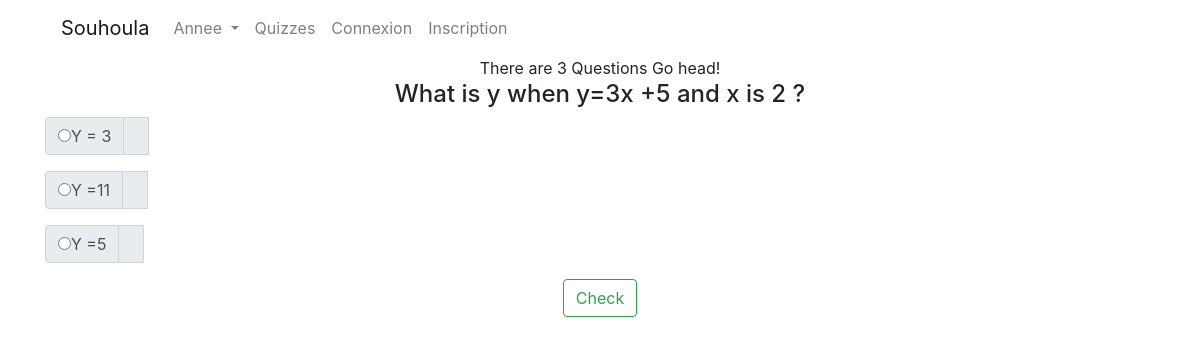
Page /quizzes/quiz-equations/ on the committed database.
### quizzes/models.py (models this page shows, shortened)
class Question(models.Model):
    QUESTIONS_TYPE=(
        ('qcm',"Choix Multiple"),
        ("tf","Faux ou Vrais"),
        ("text","Reponse a text"),
    )
    quiz = models.ForeignKey(Quiz,on_delete=models.CASCADE,related_name="related_question")
    order = models.IntegerField(default=0)
    question_type = models.CharField(max_length=20,choices=QUESTIONS_TYPE)
    question_text = models.TextField()
    def __str__(self):
        return "{} ?".format(self.question_text)

class Answer(models.Model):
    question= models.ForeignKey(Question,on_delete=models.CASCADE,related_name="related_answer")
    answer_text=models.CharField(max_length=200)
    correct = models.BooleanField(default = False)

### quizzes/views.py (the view, shortened to what this page needs)
# urls.py: path("<quiz_slug>/",views.quiz_detail,name="quiz_detail"),
def quiz_detail(request,quiz_slug):
    quiz = get_object_or_404(Quiz,quiz_slug=quiz_slug)
    questions = quiz.related_question.all()
    quiz_score = quiz.score
    question = quiz.related_question.all()
    first_question = question[0]
    print(first_question)
    length = len(questions)
    paginator=Paginator(questions, 1)
    page = request.GET.get('question')
    correct = None
    button = "Check"
    paginate_quiz = paginator.get_page(page)
    context = {
        "correct":correct,
        "button":button,
        "length":length,
        "paginate_quiz":paginate_quiz,
        "questions":questions,
        "quiz":quiz,
    }
    return render(request,"quizzes/quiz_detail.html",context)

### quizzes/templates/quizzes/quiz_detail.html
{% extends "base.html" %}
{% block content %}
<div class="container text-center">
  There are {{ length}} Questions Go head!
  {% for  question in paginate_quiz %}
  <form method="POST" action="" id="quiz">{% csrf_token %}
      <h4>{{ question.question_text }}</h3>
            {% if question.question_type == "qcm" or question.question_type == "tf"  %}
              {% for  answer in question.related_answer.all %}
                  <div class="input-group mb-3">
                    <div class="input-group-prepend">
                      <div class="input-group-text">
                        <input type="radio" aria-label="Checkbox for following text input" name="choice" value="{{ answer.answer_text }}">{{ answer.answer_text }}
                      </div>
                        <span class="input-group-text"><h4></h4></span>
                    </div>
                  </div>
                {% endfor %}
              {% else %}
              <div class="form-group">
                <label for="exampleFormControlTextarea1">Check</label>
                <textarea class="form-control" id="exampleFormControlTextarea1" rows="3"></textarea>
              </div>
              {%endif %}
              {% if correct %}
              <a tabindex="0" class="btn btn-lg btn-danger" role="button" data-toggle="popover" data-trigger="focus" title="Dismissible popover" data-content="And here's some amazing content. It's very engaging. Right?">Correct</a>
                {% if paginate_quiz.has_next %}
                  <button type="button" class="btn btn-primary"><a href="?question={{ paginate_quiz.next_page_number }}" style="color:white;">{{ button }}</a></button>
                {% else %}
                <a tabindex="0" class="btn btn-lg btn-danger" role="button" data-toggle="popover" data-trigger="focus" title="Dismissible popover" data-content="And here's some amazing content. It's very engaging. Right?">Results!</a>
              {% endif %}
              {% else %}
              <input class="btn btn-outline-success" type="submit" value="Check" {% if correct %}data-toggle="popover"{%endif%}>
            {% endif %}
          </form>
  {% endfor %}
</div>
{% endblock %}

### rows in the picture
Question: question_text "What is y when y=3x +5 and x is 2 ?"
Answer: answer_text "Y = 3"
Answer: answer_text "Y =11"
Answer: answer_text "Y =5"

### other values in the picture
{{ length }} "3"
